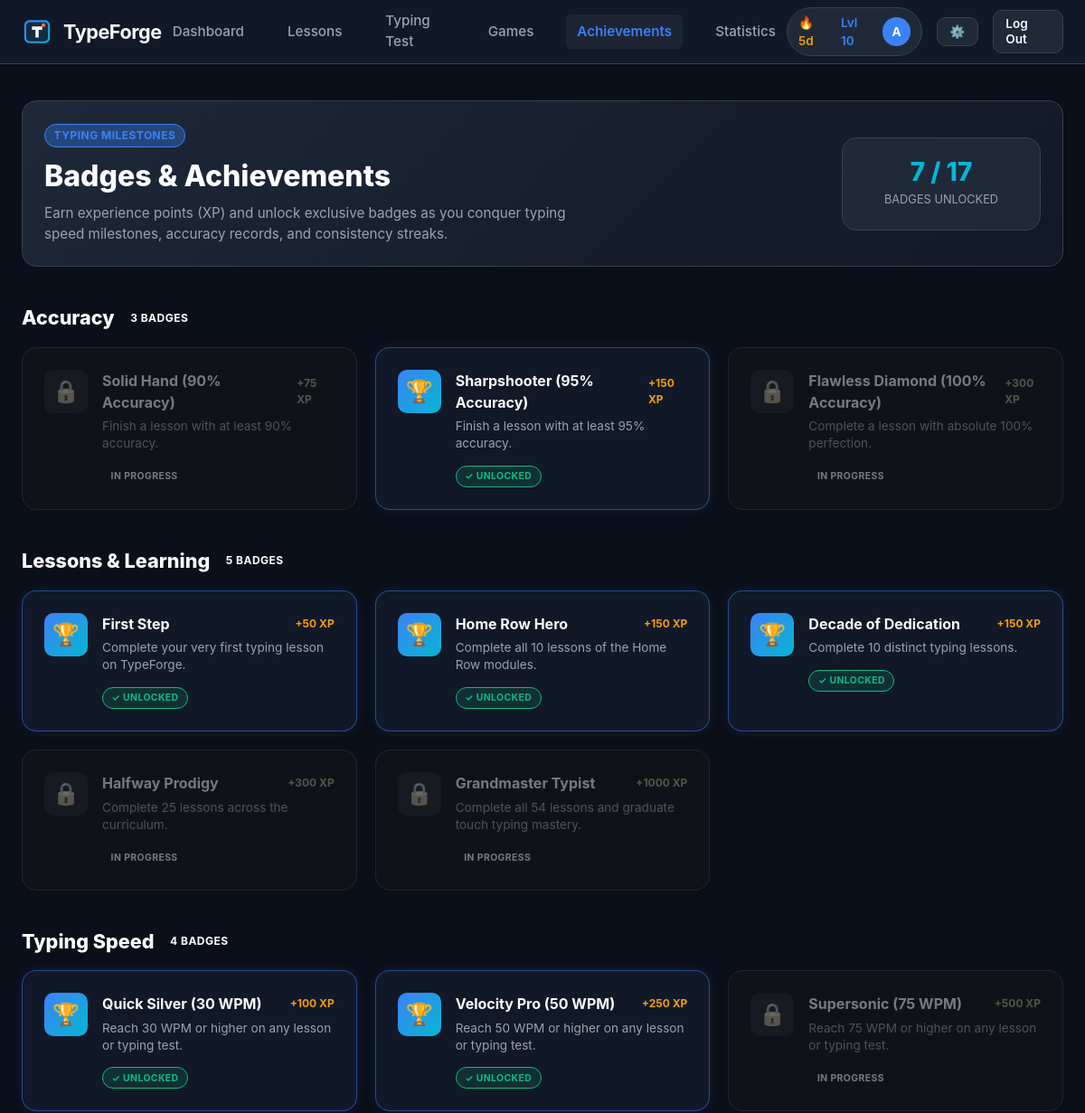
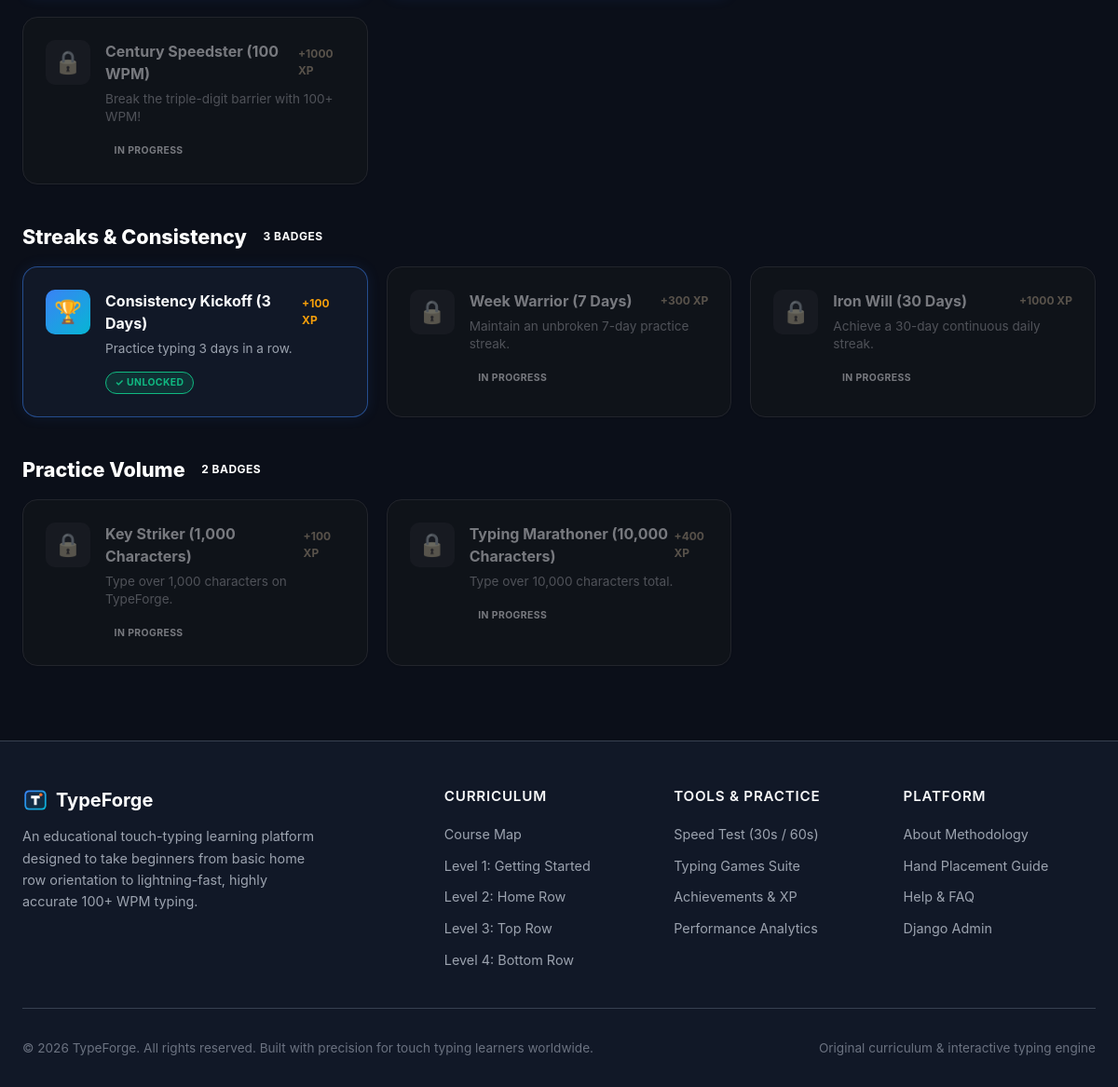
The page /achievements/ (signed in) on the database its author committed (2 pictures, top to bottom).
### core/models.py (models this page shows, shortened)
class UserProfile(models.Model):
    user = models.OneToOneField(User, on_delete=models.CASCADE, related_name='profile')
    xp = models.PositiveIntegerField(default=0)
    level = models.PositiveIntegerField(default=1)
    current_streak = models.PositiveIntegerField(default=0)
    best_streak = models.PositiveIntegerField(default=0)
    last_active_date = models.DateField(null=True, blank=True)
    total_practice_time_seconds = models.PositiveIntegerField(default=0)
    avatar_color = models.CharField(max_length=20, default='#3b82f6')
    class Meta:
        verbose_name = 'User Profile'
        verbose_name_plural = 'User Profiles'

class Achievement(models.Model):
    CATEGORIES = [
        ('lessons', 'Lessons & Learning'),
        ('speed', 'Typing Speed'),
        ('accuracy', 'Accuracy'),
        ('streak', 'Streaks & Consistency'),
        ('volume', 'Practice Volume'),
    ]
    code = models.CharField(max_length=50, unique=True)
    title = models.CharField(max_length=100)
    description = models.CharField(max_length=255)
    category = models.CharField(max_length=20, choices=CATEGORIES, default='lessons')
    icon = models.CharField(max_length=50, default='trophy')
    requirement_value = models.FloatField(default=1.0)
    xp_reward = models.PositiveIntegerField(default=50)

### core/views.py (the view)
# urls.py: path('achievements/', views.achievements_view, name='achievements'),
@login_required
def achievements_view(request):
    user = request.user
    all_achievements = Achievement.objects.all().order_by('category', 'requirement_value')
    user_unlocked_ids = set(UserAchievement.objects.filter(user=user).values_list('achievement_id', flat=True))
    achievements_by_category = {}
    for ach in all_achievements:
        cat = ach.get_category_display()
        if cat not in achievements_by_category:
            achievements_by_category[cat] = []
        achievements_by_category[cat].append({
            'achievement': ach,
            'is_unlocked': ach.id in user_unlocked_ids
        })
    unlocked_count = len(user_unlocked_ids)
    total_count = all_achievements.count()
    percentage = int((unlocked_count / total_count * 100)) if total_count > 0 else 0
    return render(request, 'app/achievements.html', {
        'categories': achievements_by_category,
        'unlocked_count': unlocked_count,
        'total_count': total_count,
        'percentage': percentage,
    })

### core/context_processors.py (called while the page is built)
def site_settings(request):
    context = {
        'SITE_NAME': 'TypeForge',
        'SITE_TAGLINE': 'Master Touch Typing with Precision & Speed',
    }
    if request.user.is_authenticated:
        profile, _ = UserProfile.objects.get_or_create(user=request.user)
        settings, _ = UserSettings.objects.get_or_create(user=request.user)
        context['user_profile'] = profile
        context['user_settings'] = settings
    return context

### templates/app/achievements.html (shortened to what this page needs)
{% extends 'base.html' %}
{% load static %}
{% block content %}
<div class="container" style="padding: 2.5rem 1.5rem 5rem 1.5rem;">
  <div class="card" style="margin-bottom: 2.5rem; display: flex; align-items: center; justify-content: space-between; flex-wrap: wrap; gap: 1.5rem; background: linear-gradient(135deg, rgba(30, 41, 59, 0.95) 0%, rgba(17, 24, 39, 0.95) 100%);">
    <div>
      <span class="badge badge-primary" style="margin-bottom: 0.5rem;">Typing Milestones</span>
      <h1 style="font-size: 2rem; font-weight: 800; color: #ffffff; margin-bottom: 0.35rem;">Badges &amp; Achievements</h1>
      <p style="color: var(--text-muted); font-size: 0.95rem; max-width: 600px;">
        Earn experience points (XP) and unlock exclusive badges as you conquer typing speed milestones, accuracy records, and consistency streaks.
      </p>
    </div>
    <div style="background-color: var(--bg-card); border: 1px solid var(--border); border-radius: var(--radius-lg); padding: 1rem 1.5rem; text-align: center; min-width: 220px;">
      <div style="font-size: 1.75rem; font-weight: 800; color: var(--accent);">{{ unlocked_count }} / {{ total_count }}</div>
      <div style="font-size: 0.8rem; color: var(--text-muted); text-transform: uppercase; margin-bottom: 0.5rem;">Badges Unlocked</div>
    </div>
  </div>
  <div style="display: flex; flex-direction: column; gap: 2.5rem;">
    {% for category_name, items in categories.items %}
      <div>
        <h2 style="font-size: 1.35rem; font-weight: 800; color: #ffffff; margin-bottom: 1rem; display: flex; align-items: center; gap: 0.5rem;">
          <span>{{ category_name }}</span>
          <span class="badge badge-secondary" style="font-size: 0.75rem;">{{ items|length }} Badges</span>
        </h2>
        <div style="display: grid; grid-template-columns: repeat(auto-fill, minmax(280px, 1fr)); gap: 1.25rem;">
          {% for item in items %}
            <div class="card" style="padding: 1.5rem; display: flex; gap: 1rem; align-items: flex-start; {% if not item.is_unlocked %}opacity: 0.45; filter: grayscale(0.8);{% else %}border-color: rgba(59, 130, 246, 0.5); box-shadow: 0 0 15px rgba(59, 130, 246, 0.1);{% endif %}">
              <div style="width: 48px; height: 48px; border-radius: var(--radius-md); background: {% if item.is_unlocked %}linear-gradient(135deg, var(--primary) 0%, var(--accent) 100%){% else %}var(--bg-card){% endif %}; display: flex; align-items: center; justify-content: center; font-size: 1.5rem; flex-shrink: 0; color: white;">
                {% if item.is_unlocked %}🏆{% else %}🔒{% endif %}
              </div>
              <div style="flex: 1;">
                <div style="display: flex; justify-content: space-between; align-items: center; margin-bottom: 0.35rem;">
                  <h4 style="font-size: 1rem; font-weight: 700; color: var(--text-main); margin: 0;">{{ item.achievement.title }}</h4>
                  <span style="font-size: 0.75rem; font-weight: 700; color: var(--warning);">+{{ item.achievement.xp_reward }} XP</span>
                </div>
                <p style="font-size: 0.85rem; color: var(--text-muted); line-height: 1.4; margin: 0;">
                  {{ item.achievement.description }}
                </p>
                <div style="margin-top: 0.75rem;">
                  {% if item.is_unlocked %}
                    <span class="badge badge-success" style="font-size: 0.65rem;">✓ Unlocked</span>
                  {% else %}
                    <span class="badge badge-secondary" style="font-size: 0.65rem;">In Progress</span>
                  {% endif %}
                </div>
              </div>
            </div>
          {% endfor %}
        </div>
      </div>
    {% endfor %}
  </div>
</div>
{% endblock %}

### templates/base.html (shortened to what this page needs)
{% load static %}
<!DOCTYPE html>
<html lang="en">
<head>
  <link rel="stylesheet" href="{% static 'css/base.css' %}">
</head>
<body class="{% if user_settings and user_settings.theme == 'light' %}theme-light{% endif %}">
  <header class="site-header">
    <div class="container nav-container">
      <a href="{% if user.is_authenticated %}{% url 'dashboard' %}{% else %}{% url 'landing' %}{% endif %}" class="brand-link">
        <img src="{% static 'img/logo.svg' %}" alt="TypeForge Logo" width="34" height="34" style="vertical-align: middle;">
        <span>TypeForge</span>
      </a>
      <nav>
        <ul class="nav-links" id="main-nav-links">
          {% if user.is_authenticated %}
            <li class="nav-item"><a href="{% url 'dashboard' %}" class="{% if request.resolver_match.url_name == 'dashboard' %}active{% endif %}">Dashboard</a></li>
            <li class="nav-item"><a href="{% url 'course_map' %}" class="{% if request.resolver_match.url_name == 'course_map' or request.resolver_match.url_name == 'lesson_view' %}active{% endif %}">Lessons</a></li>
            <li class="nav-item"><a href="{% url 'typing_test' %}" class="{% if request.resolver_match.url_name == 'typing_test' %}active{% endif %}">Typing Test</a></li>
            <li class="nav-item"><a href="{% url 'games' %}" class="{% if request.resolver_match.url_name == 'games' %}active{% endif %}">Games</a></li>
            <li class="nav-item"><a href="{% url 'achievements' %}" class="{% if request.resolver_match.url_name == 'achievements' %}active{% endif %}">Achievements</a></li>
            <li class="nav-item"><a href="{% url 'statistics' %}" class="{% if request.resolver_match.url_name == 'statistics' %}active{% endif %}">Statistics</a></li>
          {% endif %}
        </ul>
      </nav>
      <div class="nav-auth">
        {% if user.is_authenticated %}
          <div class="user-status-pill">
            <span class="streak-pill" title="Daily Practice Streak">🔥 {{ user_profile.current_streak }}d</span>
            <span class="level-pill" title="Current Level">Lvl {{ user_profile.level }}</span>
            <a href="{% url 'profile' %}" class="user-avatar-mini" title="Your Profile" style="background-color: {{ user_profile.avatar_color }};">
              {{ user.first_name|default:user.username|slice:":1"|upper }}
            </a>
          </div>
          <a href="{% url 'settings' %}" class="btn btn-secondary btn-sm" title="Settings">⚙️</a>
          <a href="{% url 'logout' %}" class="btn btn-secondary btn-sm" title="Log Out">Log Out</a>
        {% else %}
          <a href="{% url 'login' %}" class="btn btn-secondary btn-sm">Log In</a>
          <a href="{% url 'signup' %}" class="btn btn-primary btn-sm">Sign Up Free</a>
        {% endif %}
      </div>
    </div>
  </header>
  <main style="flex: 1;">
    {% block content %}{% endblock %}
  </main>
  <footer class="site-footer">
    <div class="container">
      <div class="footer-grid">
        <div class="footer-brand">
          <div style="display: flex; align-items: center; gap: 0.5rem; margin-bottom: 0.75rem;">
            <img src="{% static 'img/logo.svg' %}" alt="TypeForge" width="28" height="28">
            <h3 style="margin: 0; color: #ffffff;">TypeForge</h3>
          </div>
          <p>An educational touch-typing learning platform designed to take beginners from basic home row orientation to lightning-fast, highly accurate 100+ WPM typing.</p>
        </div>
        <div class="footer-col">
          <h4>Curriculum</h4>
          <ul class="footer-links">
            <li><a href="{% url 'course_map' %}">Course Map</a></li>
            <li><a href="{% url 'lesson_view' 1 %}">Level 1: Getting Started</a></li>
            <li><a href="{% url 'lesson_view' 5 %}">Level 2: Home Row</a></li>
            <li><a href="{% url 'lesson_view' 11 %}">Level 3: Top Row</a></li>
            <li><a href="{% url 'lesson_view' 17 %}">Level 4: Bottom Row</a></li>
          </ul>
        </div>
        <div class="footer-col">
          <h4>Tools & Practice</h4>
          <ul class="footer-links">
            <li><a href="{% url 'typing_test' %}">Speed Test (30s / 60s)</a></li>
            <li><a href="{% url 'games' %}">Typing Games Suite</a></li>
            <li><a href="{% url 'achievements' %}">Achievements & XP</a></li>
            <li><a href="{% url 'statistics' %}">Performance Analytics</a></li>
          </ul>
        </div>
        <div class="footer-col">
          <h4>Platform</h4>
          <ul class="footer-links">
            <li><a href="{% url 'about' %}">About Methodology</a></li>
            <li><a href="{% url 'help' %}">Hand Placement Guide</a></li>
            <li><a href="{% url 'help' %}">Help & FAQ</a></li>
            {% if user.is_staff %}
              <li><a href="/admin/">Django Admin</a></li>
            {% endif %}
          </ul>
        </div>
      </div>
      <div class="footer-bottom">
        <span>&copy; {% now "Y" %} TypeForge. All rights reserved. Built with precision for touch typing learners worldwide.</span>
        <span>Original curriculum &amp; interactive typing engine</span>
      </div>
    </div>
  </footer>
</body>
</html>

### rows shown on the page
UserProfile: current_streak "5", level "10"
Achievement: achievement "Solid Hand (90% Accuracy)", achievement.xp_reward "75", achievement.description "Finish a lesson with at least 90% accuracy.", shows "IN PROGRESS"
Achievement: achievement "Sharpshooter (95% Accuracy)", achievement.xp_reward "150", achievement.description "Finish a lesson with at least 95% accuracy.", shows "✓ UNLOCKED"
Achievement: achievement "Flawless Diamond (100% Accuracy)", achievement.xp_reward "300", achievement.description "Complete a lesson with absolute 100% perfection.", shows "IN PROGRESS"
Achievement: achievement "First Step", achievement.xp_reward "50", achievement.description "Complete your very first typing lesson on TypeForge.", shows "✓ UNLOCKED"
Achievement: achievement "Home Row Hero", achievement.xp_reward "150", achievement.description "Complete all 10 lessons of the Home Row modules.", shows "✓ UNLOCKED"
Achievement: achievement "Decade of Dedication", achievement.xp_reward "150", achievement.description "Complete 10 distinct typing lessons.", shows "✓ UNLOCKED"
Achievement: achievement "Halfway Prodigy", achievement.xp_reward "300", achievement.description "Complete 25 lessons across the curriculum.", shows "IN PROGRESS"
Achievement: achievement "Grandmaster Typist", achievement.xp_reward "1000", achievement.description "Complete all 54 lessons and graduate touch typing mastery.", shows "IN PROGRESS"
Achievement: achievement "Quick Silver (30 WPM)", achievement.xp_reward "100", achievement.description "Reach 30 WPM or higher on any lesson or typing test.", shows "✓ UNLOCKED"
Achievement: achievement "Velocity Pro (50 WPM)", achievement.xp_reward "250", achievement.description "Reach 50 WPM or higher on any lesson or typing test.", shows "✓ UNLOCKED"
Achievement: achievement "Supersonic (75 WPM)", achievement.xp_reward "500", achievement.description "Reach 75 WPM or higher on any lesson or typing test.", shows "IN PROGRESS"
Achievement: achievement "Century Speedster (100 WPM)", achievement.xp_reward "1000", achievement.description "Break the triple-digit barrier with 100+ WPM!", shows "IN PROGRESS"
Achievement: achievement "Consistency Kickoff (3 Days)", achievement.xp_reward "100", achievement.description "Practice typing 3 days in a row.", shows "✓ UNLOCKED"
Achievement: achievement "Week Warrior (7 Days)", achievement.xp_reward "300", achievement.description "Maintain an unbroken 7-day practice streak.", shows "IN PROGRESS"
Achievement: achievement "Iron Will (30 Days)", achievement.xp_reward "1000", achievement.description "Achieve a 30-day continuous daily streak.", shows "IN PROGRESS"
Achievement: achievement "Key Striker (1,000 Characters)", achievement.xp_reward "100", achievement.description "Type over 1,000 characters on TypeForge.", shows "IN PROGRESS"
Achievement: achievement "Typing Marathoner (10,000 Characters)", achievement.xp_reward "400", achievement.description "Type over 10,000 characters total.", shows "IN PROGRESS"

### other values the page prints
{{ user.first_name|default:user.username|slice:":1"|upper }} "A"
{{ unlocked_count }} "7"
{{ total_count }} "17"
{{ category_name }} "Accuracy" "Lessons & Learning" "Typing Speed" "Streaks & Consistency" "Practice Volume"
{{ items|length }} "3" "5" "4" "3" "2"
